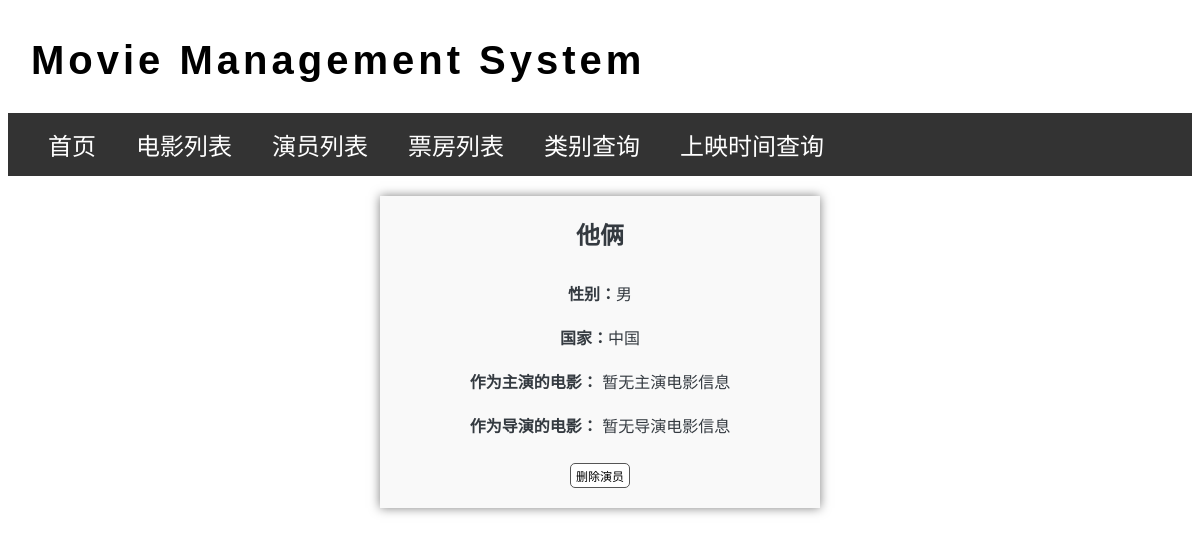
The app's page /show_actor/2042, older data.
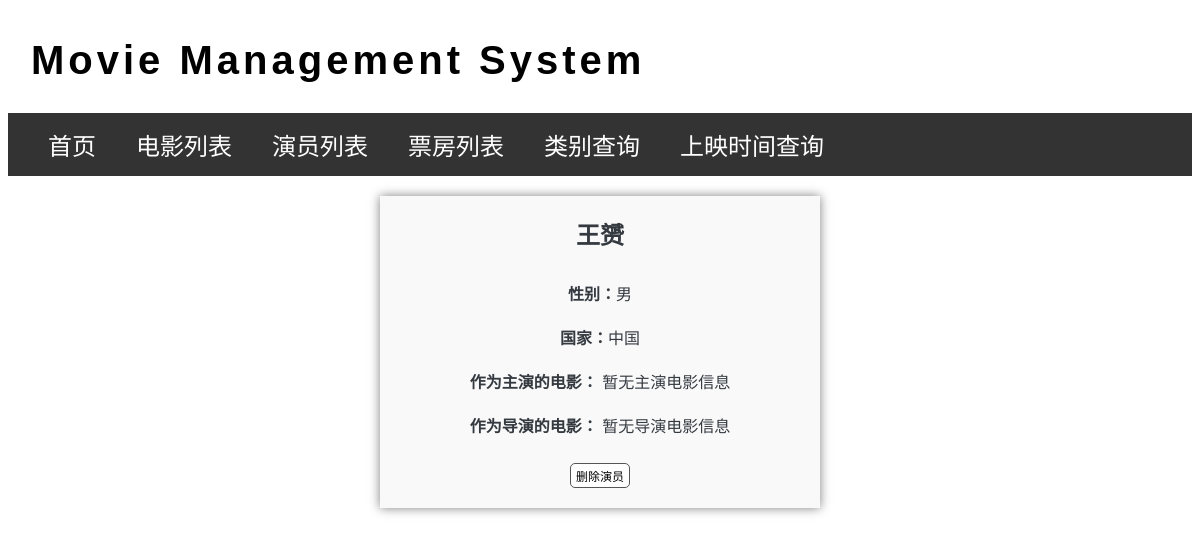
The same page, newer data.
### app.py (models this page shows)
class ActorInfo(db.Model):
    __tablename__ = 'actor_info'
    actor_id = db.Column(db.Integer, primary_key=True, autoincrement=True)
    actor_name = db.Column(db.String(20), nullable=False)
    gender = db.Column(db.String(2), nullable=False)
    country = db.Column(db.String(20))

### app.py (the view)
@app.route('/show_actor/<int:actor_id>')
def show_actor(actor_id):
    actor = ActorInfo.query.get_or_404(actor_id)
    movies_as_actor = MovieInfo.query.join(MovieActorRelation, MovieInfo.movie_id == MovieActorRelation.movie_id)\
                                     .filter(MovieActorRelation.actor_id == actor.actor_id, MovieActorRelation.relation_type == '主演').all()
    movies_as_director = MovieInfo.query.join(MovieActorRelation, MovieInfo.movie_id == MovieActorRelation.movie_id)\
                                        .filter(MovieActorRelation.actor_id == actor.actor_id, MovieActorRelation.relation_type == '导演').all()
    return render_template('show_actor.html', actor=actor, movies_as_actor=movies_as_actor, movies_as_director=movies_as_director)

### templates/show_actor.html
{% extends 'base.html' %}
{% block content %}
<div class="actor-detail-page">
    <h2>{{ actor.actor_name }}</h2>
    <ul>
        <li><strong>性别：</strong>{{ actor.gender }}</li>
        <li><strong>国家：</strong>{{ actor.country }}</li>
        <li>
            <strong>作为主演的电影：</strong>
            {% if movies_as_actor %}
                {% for movie in movies_as_actor %}
                {{ movie.movie_name }}{% if not loop.last %}, {% endif %}
                {% endfor %}
            {% else %}
                暂无主演电影信息
            {% endif %}
        </li>
        <li>
            <strong>作为导演的电影：</strong>
            {% if movies_as_director %}
                {% for movie in movies_as_director %}
                {{ movie.movie_name }}{% if not loop.last %}, {% endif %}
                {% endfor %}
            {% else %}
                暂无导演电影信息
            {% endif %}
        </li>
    </ul>
    <div style="text-align: center;">
        <form action="{{ url_for('delete_actor', actor_id=actor.actor_id) }}" method="post" onsubmit="return confirm('确定要删除这位演员吗？')">
            <button type="submit" class="btn btn-delete">删除演员</button>
        </form>
    </div>
</div>
{% endblock %}

Row changes from the older to the newer data that the page shows:
changed ActorInfo "中国": actor_name "他俩" → "王赟"
